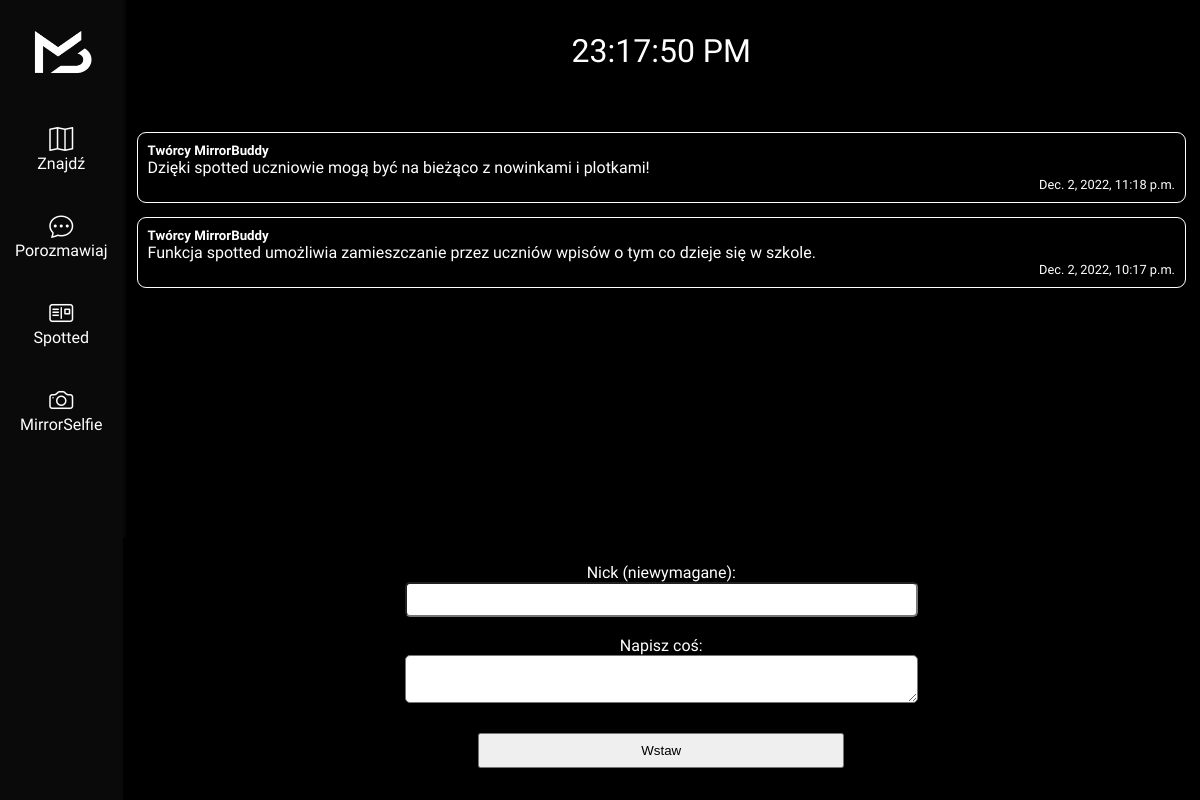
/spotted/, run on the app's committed database.
### spotted/models.py (models this page shows, shortened)
class Entry(models.Model):
    nickname = models.TextField(max_length=100, null=True, blank=True)
    text = models.TextField(max_length=1500)
    pub_date = models.DateTimeField()

### spotted/views.py (the view, shortened to what this page needs)
# urls.py: path('spotted/', spotted_view, name='spottedapp'),
def spotted_view(request):
    submitted = False
    form = EntryForm()
    entry_list = Entry.objects.all().order_by('-pub_date')[:15]
    return render(request,'spottedapp.html',{'form': form, 'entry_list': entry_list, 'submitted': submitted})

### spotted/models.py
class EntryForm(forms.Form):
    nickname = forms.CharField(max_length=100, required=False, label="Nick (niewymagane)")
    text = forms.CharField(label='Napisz coś:', max_length=1500, widget=forms.Textarea(attrs={'rows': 2}))

### templates/spottedapp.html (shortened to what this page needs)
{% extends 'base.html' %}
{% load static %}
{% block dynamic_links %}
<link rel="stylesheet" href="{% static 'style-spottedapp.css' %}"/>
{% endblock %}
{% block content %}
<ul class="entry-list">
    {% for entry in entry_list %}
    <div class="entry-wrapper">
        <h5>{{entry.nickname}}</h5>
        <p>{{entry.text}}</p>
        <p class="entry-pub-date">{{entry.pub_date}}</p>
    </div>
    {% endfor %}
</ul>
<div class="form-wrapper">
    <form class="entry-form" method="POST">
        {% for field in form %}
        <div class="field-wrapper">
            {{field.label_tag}}<br/>
            {{field}}
        </div>
        {% endfor %}
        <button type="submit">Wstaw</button>
    </form>
</div>
{% endblock %}

### static/style-main.css (style rules this page uses)
* { margin: 0; }
html, body { background-color: black; color: white; font-family: 'Bai Jamjuree', sans-serif; overflow: hidden !important; }

### static/style-spottedapp.css (style rules this page uses)
.entry-list { overflow-y: scroll; padding: 15px; scroll-behavior: smooth; flex: 1; }
.entry-wrapper { padding: 10px; outline: 1px white solid; border-radius: 8px; margin: 1em 0 1em 0; }
.entry-pub-date { text-align: right; font-size: 0.8rem; }
.form-wrapper { width: 100%; margin-top: auto; }
form button { padding: 8px; margin: 16px; width: 35%; }
.entry-form { text-align: center; padding: 1em; background-color: black; }
.entry-form .field-wrapper { padding: 0.6rem; }
.entry-form input, .entry-form textarea { padding: 8px; border-radius: 5px; width: 50%; box-sizing: border-box; }

### data on the page
Entry: nickname "Twórcy MirrorBuddy", text "Dzięki spotted uczniowie mogą być na bieżąco z nowinkami i plotkami!", pub_date "Dec. 2, 2022, 11:18 p.m."
Entry: nickname "Twórcy MirrorBuddy", text "Funkcja spotted umożliwia zamieszczanie przez uczniów wpisów o tym co dzieje się w szkole.", pub_date "Dec. 2, 2022, 10:17 p.m."

### other printed values
{{ field.label_tag }} "Nick (niewymagane):" "Napisz coś:"
